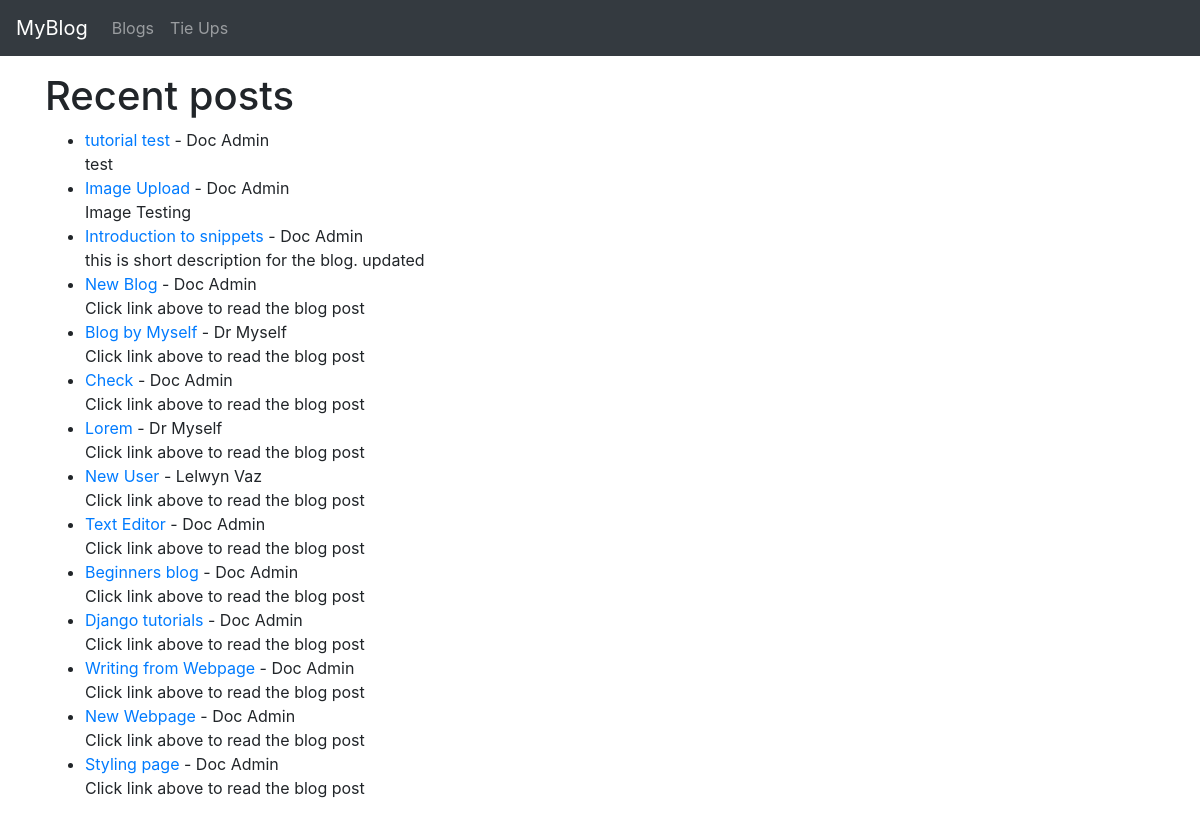
The page / on the database its author committed.
### BlogApp/models.py (models this page shows, shortened)
class BlogPost(models.Model):
    title = models.CharField(max_length=200)
    author = models.ForeignKey(User, on_delete=models.CASCADE)
    header_image = models.ImageField(null=True, blank=True, upload_to='Images/')
    body = RichTextField(blank=True, null=True)
    blog_date = models.DateField(auto_now_add=True)
    reference_author = models.CharField(max_length=200, null=True, blank=True)
    likes = models.ManyToManyField(User, related_name='blog_posts')
    snippet = models.CharField(max_length=300)

### BlogApp/views.py (the view)
# urls.py: path('', HomeView.as_view(), name="home"),
class HomeView(ListView):
    model = BlogPost
    template_name = 'home.html'
    ordering = ['-blog_date']

### BlogApp/templates/home.html (shortened to what this page needs)
{% extends 'Base.html' %}
{% block content %}
<h1>Recent posts</h1>
<ul>
{% for blogpost in object_list %}
    <li>
        <a href="{% url 'blogs' blogpost.pk %}" >{{blogpost.title}}</a> -
        {{blogpost.author.first_name}}
        {{blogpost.author.last_name}}
        <br/>
     {{blogpost.snippet}}<br/>
    </li>
{% endfor %}
</ul>
{% endblock %}

### BlogApp/templates/Base.html (shortened to what this page needs)
<!doctype html>
<html lang="en">
  <head>
    <link rel="stylesheet" href="https://cdn.jsdelivr.net/npm/bootstrap@4.5.3/dist/css/bootstrap.min.css">
  </head>
  <body>
    <ul class="navbar navbar-expand-lg navbar-dark bg-dark">
  <a class="navbar-brand" href="{% url 'home' %}">MyBlog</a>
  <div class="collapse navbar-collapse" id="navbarSupportedContent">
    <ul class="navbar-nav mr-auto">
        {% if user.is_authenticated %}
        <li class="nav-item dropdown">
        <a class="nav-link dropdown-toggle" href="#" id="navbarDropdown" role="button" data-toggle="dropdown" aria-haspopup="true" aria-expanded="false">
          Blog
        </a>
        <div class="dropdown-menu" aria-labelledby="navbarDropdown">
            <a class="dropdown-item" href="{% url 'home' %}">All Blogs</a>
            <div class="dropdown-divider"></div>
            <a class="dropdown-item" href="{% url 'add_blog' %}">Add Blog</a>
        </div>
        </li>
        {% else %}
            <li class="nav-item">
                <a class="nav-link" href="{% url 'home' %}">Blogs</a>
            </li>
        {% endif %}
        {% if user.is_authenticated %}
        <li class="nav-item dropdown">
        <a class="nav-link dropdown-toggle" href="#" id="navbarDropdown" role="button" data-toggle="dropdown" aria-haspopup="true" aria-expanded="false">
          Tie Ups
        </a>
        <div class="dropdown-menu" aria-labelledby="navbarDropdown">
            <a class="dropdown-item" href="{% url 'tie_up_list' %}">All Tie Ups</a>
            <div class="dropdown-divider"></div>
            <a class="dropdown-item" href="{% url 'add_tie_up' %}">Add Tie Ups</a>
        </div>
        </li>
        {% else %}
        <li class="nav-item">
            <a class="nav-link" href="{% url 'tie_up_list' %}">Tie Ups</a>
        </li>
        {% endif %}
    </ul>
        </div>
    </ul>
    <div class="container">
        {% block content %}
        {% endblock %}
    </div>
  </body>
</html>

### rows shown on the page
BlogPost: title "tutorial test", author.first_name "Doc", author.last_name "Admin", snippet "test"
BlogPost: title "Image Upload", author.first_name "Doc", author.last_name "Admin", snippet "Image Testing"
BlogPost: title "Introduction to snippets", author.first_name "Doc", author.last_name "Admin", snippet "this is short description for the blog. updated"
BlogPost: title "New Blog", author.first_name "Doc", author.last_name "Admin", snippet "Click link above to read the blog post"
BlogPost: title "Blog by Myself", author.first_name "Dr", author.last_name "Myself", snippet "Click link above to read the blog post"
BlogPost: title "Check", author.first_name "Doc", author.last_name "Admin", snippet "Click link above to read the blog post"
BlogPost: title "Lorem", author.first_name "Dr", author.last_name "Myself", snippet "Click link above to read the blog post"
BlogPost: title "New User", author.first_name "Lelwyn", author.last_name "Vaz", snippet "Click link above to read the blog post"
BlogPost: title "Text Editor", author.first_name "Doc", author.last_name "Admin", snippet "Click link above to read the blog post"
BlogPost: title "Beginners blog", author.first_name "Doc", author.last_name "Admin", snippet "Click link above to read the blog post"
BlogPost: title "Django tutorials", author.first_name "Doc", author.last_name "Admin", snippet "Click link above to read the blog post"
BlogPost: title "Writing from Webpage", author.first_name "Doc", author.last_name "Admin", snippet "Click link above to read the blog post"
BlogPost: title "New Webpage", author.first_name "Doc", author.last_name "Admin", snippet "Click link above to read the blog post"
BlogPost: title "Styling page", author.first_name "Doc", author.last_name "Admin", snippet "Click link above to read the blog post"
